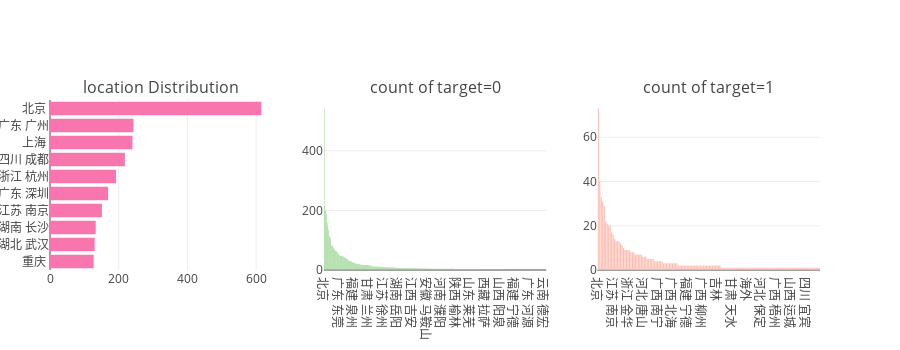

The notebook cell saved with this chart:
### Code cell
catAndTrgt(jlr_df, 'location',10)

### Figure 1 — Plotly figure (JSON) as saved in the notebook; plotly's stock layout.template omitted (floating-point values rounded to 4 significant figures; data arrays with more than 128 entries replaced by an {"elided": "..."} marker saying what was removed)
{"data": [{"marker": {"color": "#f975ae"}, "orientation": "h", "type": "bar", "uid": "4a313c18-ac73-11e8-a511-6c40089fb510", "x": [127, 130, 133, 151, 169, 192, 218, 240, 243, 615], "xaxis": "x", "y": ["重庆 ", "湖北 武汉", "湖南 长沙", "江苏 南京", "广东 深圳", "浙江 杭州", "四川 成都", "上海 ", "广东 广州", "北京 "], "yaxis": "y"}, {"hoverinfo": "all", "marker": {"color": "#96D38C"}, "name": "Target : 0", "type": "bar", "uid": "4a32a19e-ac73-11e8-8343-6c40089fb510", "x": {"elided": "304 str values"}, "xaxis": "x2", "y": {"elided": "304 int values"}, "yaxis": "y2"}, {"hoverinfo": "all", "marker": {"color": "#FEBFB3"}, "name": "Target : 1", "type": "bar", "uid": "4a33ef58-ac73-11e8-bec4-6c40089fb510", "x": {"elided": "150 str values"}, "xaxis": "x3", "y": {"elided": "150 int values"}, "yaxis": "y3"}], "layout": {"annotations": [{"font": {"size": 16}, "showarrow": false, "text": "location Distribution", "x": 0.1444, "xanchor": "center", "xref": "paper", "y": 1, "yanchor": "bottom", "yref": "paper"}, {"font": {"size": 16}, "showarrow": false, "text": "count of target=0", "x": 0.5, "xanchor": "center", "xref": "paper", "y": 1, "yanchor": "bottom", "yref": "paper"}, {"font": {"size": 16}, "showarrow": false, "text": "count of target=1", "x": 0.8556, "xanchor": "center", "xref": "paper", "y": 1, "yanchor": "bottom", "yref": "paper"}], "height": 350, "margin": {"l": 50}, "showlegend": false, "xaxis": {"anchor": "y", "domain": [0, 0.2889]}, "xaxis2": {"anchor": "y2", "domain": [0.3556, 0.6444]}, "xaxis3": {"anchor": "y3", "domain": [0.7111, 1]}, "yaxis": {"anchor": "x", "domain": [0, 1]}, "yaxis2": {"anchor": "x2", "domain": [0, 1]}, "yaxis3": {"anchor": "x3", "domain": [0, 1]}}}
